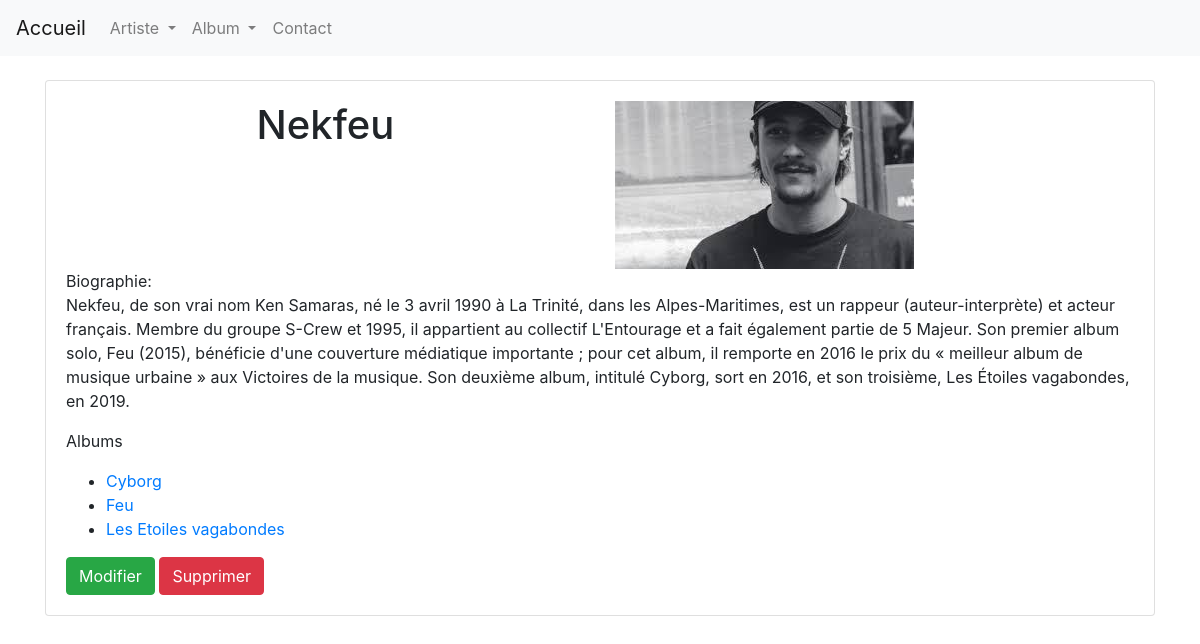
Page /artiste/6 on the committed database.
### musique/models.py (models this page shows, shortened)
class Artiste(models.Model):
    name = models.CharField(max_length=255)
    bio = models.TextField()
    albums = models.ManyToManyField('Album', related_name='albums', blank=True)
    image = models.ImageField()
    class Meta:
        verbose_name = 'Artiste'
        ordering = ['name']

class Album(models.Model):
    name = models.CharField(max_length=255)
    infos = models.TextField(null=True)
    musiques = models.TextField(null=True)
    artistes = models.ManyToManyField('Artiste', related_name='artistes')
    pochette = models.ImageField()
    class Meta:
        verbose_name = 'Album'
        ordering = ['name']

### musique/views.py (the view)
# urls.py: path('artiste/<int:id>', views.viewArtiste, name="view-artiste"),
def viewArtiste(request, id):
    artiste = get_object_or_404(Artiste, id=id)
    return render(request, 'musique/Artiste/view.html', {'artiste': artiste})

### musique/templates/musique/Artiste/view.html (shortened to what this page needs)
{% extends 'base.html' %}
{% block body %}
    <div class="row">
        <div class="col">
            <div class="card">
                <div class="card-body">
                    <div class="row">
                        <div class="col">
                            <h1 class="card-title text-center">{{ artiste.name }}</h1>
                        </div>
                        <div class="col">
                            <img src="{{ artiste.image.url }}" alt="pochette" max-width="200px">
                        </div>
                    </div>
                    <p class="card-text">Biographie: <br>
                        {{ artiste.bio }}</p>
                    <p class="card-text">Album{{ artiste.albums.all|pluralize }}<br>
                    <ul>
                        {% for album in artiste.albums.all %}
                            <div class="contenu">
                                <li>
                                    <a href="{% url 'view-album' album.id %}">{{ album.name }}</a>
                                </li>
                            </div>
                        {% empty %}
                            N'a pas encore fait d'album.
                        {% endfor %}
                    </ul>
                    </p>
                    <a class="btn btn-success" href="{% url 'update-artiste' artiste.id %}">Modifier</a>
                    <a href="{% url 'delete-artiste' artiste.id %}" class="btn btn-danger"
                       onclick="return confirm('Etes-vous sûr de vouloir supprimer cet artiste ?');">Supprimer</a>
                </div>
            </div>
        </div>
    </div>
{% endblock %}

### rows in the picture
Artiste: name "Nekfeu", image (picture), bio "Nekfeu, de son vrai nom Ken Samaras, né le 3 avril 1990 à La Trinité, dans les Alpes-Maritimes, est un rappeur (auteur-interprète) et acteur français. Membre du groupe S-Crew et 1995, il appartient au collectif L'Entourage et a fait également partie de 5 Majeur. Son premier album solo, Feu (2015), bénéficie d'une couverture médiatique importante ; pour cet album, il remporte en 2016 le prix du « meilleur album de musique urbaine » aux Victoires de la musique. Son deuxième album, intitulé Cyborg, sort en 2016, et son troisième, Les Étoiles vagabondes, en 2019."
Album: name "Cyborg"
Album: name "Feu"
Album: name "Les Etoiles vagabondes"
